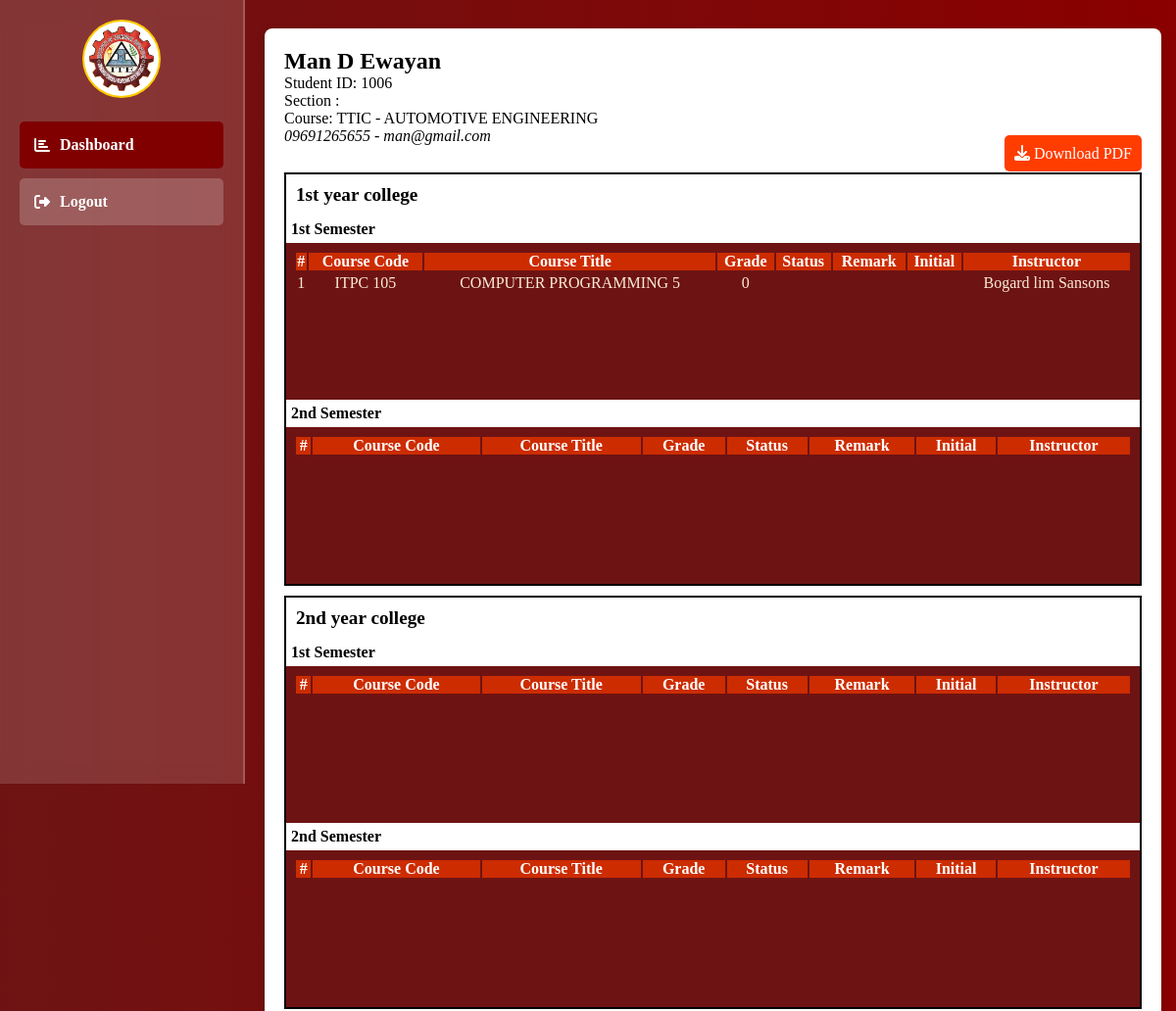
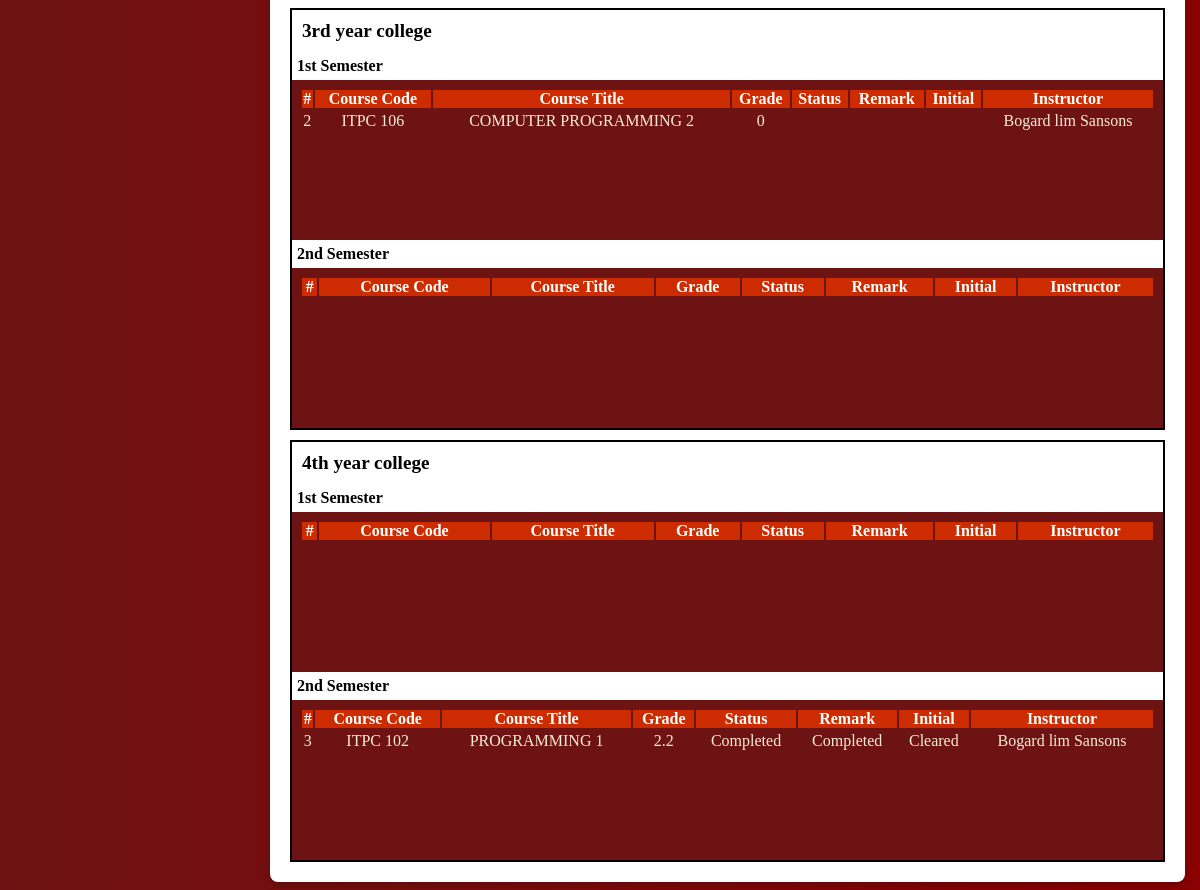
The page /student (signed in) on the database as committed earlier (2 pictures, top to bottom).
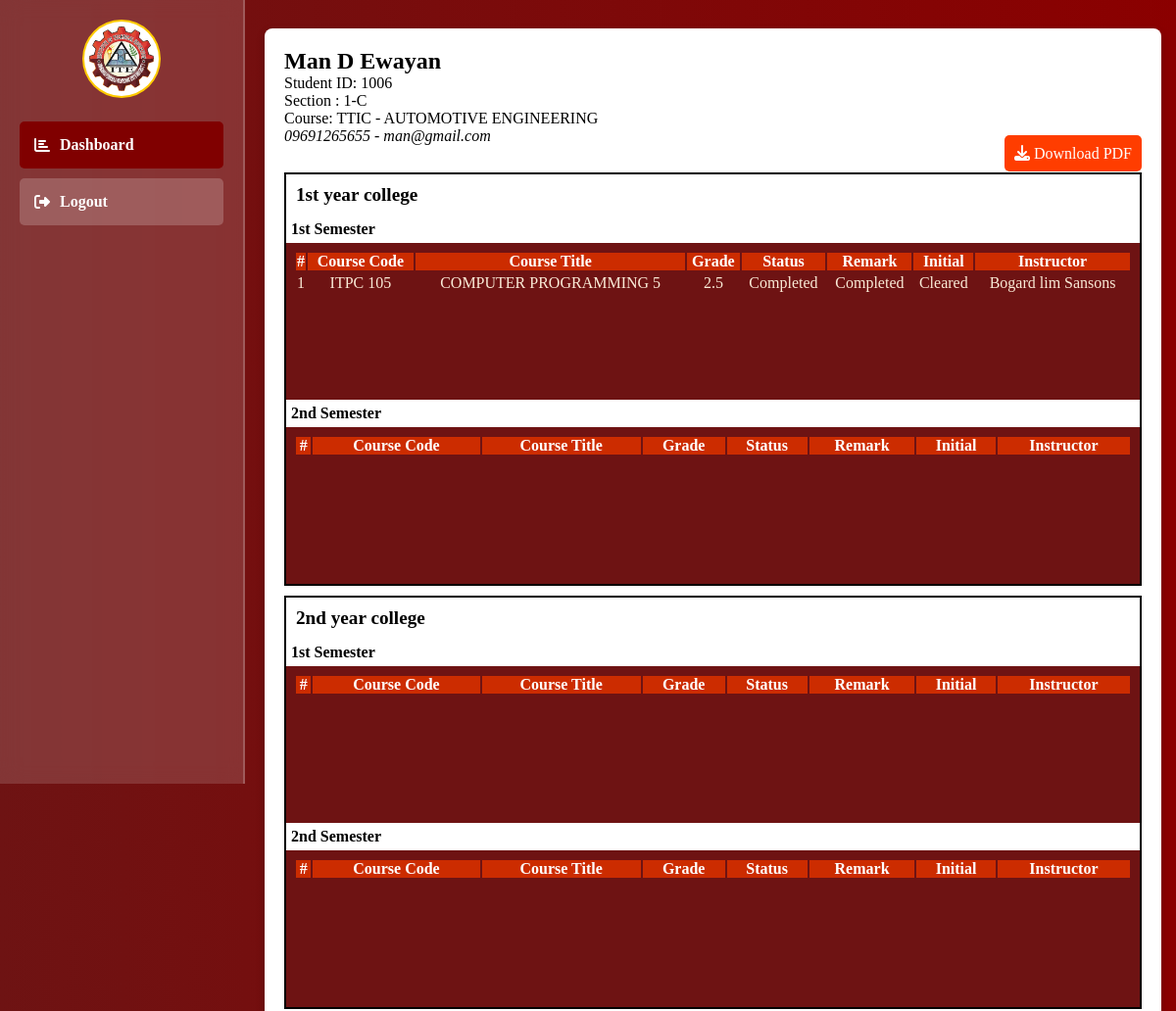
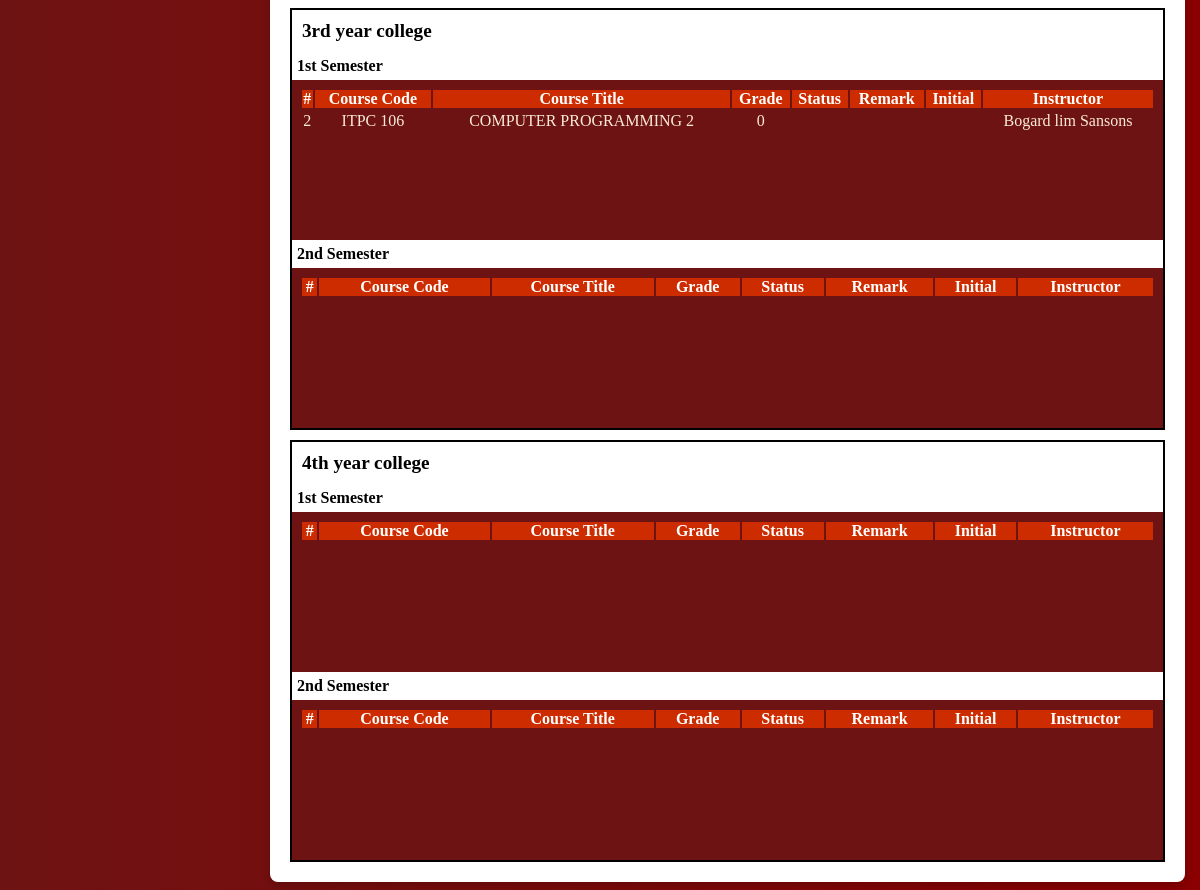
The same page on the database as committed later (2 pictures, top to bottom).
### tables this page shows
CREATE TABLE `students` (
  `id` int(11) NOT NULL,
  `student_code` varchar(100) DEFAULT NULL,
  `fname` varchar(100) NOT NULL,
  `mname` varchar(100) NOT NULL,
  `lname` varchar(100) NOT NULL,
  `profile` varchar(255) NOT NULL,
  `school_year` varchar(100) NOT NULL,
  `program` varchar(100) NOT NULL,
  `course` varchar(100) NOT NULL,
  `levels` int(10) NOT NULL,
  `section_id` int(11) DEFAULT NULL,
  `contact` varchar(20) NOT NULL,
  `email` varchar(100) NOT NULL,
  `verify` varchar(50) NOT NULL
);

CREATE TABLE `student_with_subjects` (
  `id` int(11) NOT NULL,
  `student_id` int(11) NOT NULL,
  `teacher_id` int(100) NOT NULL,
  `semester` int(11) NOT NULL,
  `program_id` varchar(10) NOT NULL,
  `school_year` varchar(100) NOT NULL,
  `subject_code` varchar(100) NOT NULL,
  `subject_name` varchar(100) NOT NULL,
  `college_level` varchar(100) NOT NULL,
  `teacher_name` varchar(100) NOT NULL,
  `grade` double NOT NULL,
  `status` varchar(100) NOT NULL,
  `remark` varchar(100) NOT NULL,
  `final` varchar(100) NOT NULL,
  `created_at` datetime NOT NULL DEFAULT current_timestamp()
);

CREATE TABLE `sections` (
  `id` int(11) NOT NULL,
  `section_name` varchar(50) NOT NULL,
  `created_at` datetime NOT NULL DEFAULT current_timestamp(),
  `admin_id` int(11) DEFAULT NULL,
  `teacher_id` int(11) DEFAULT NULL
);

### student/student_function.php (called while the page is built, shortened)
<?php
include "../db_connect.php";
function getMyId($id)
{
    global $pdo;
    $id = intval($id);
    try {
        $sql = "SELECT *,
        CONCAT(lname, ' ', mname, ' ',fname) AS student_name
        FROM students WHERE id = ?";
        $stmt = $pdo->prepare($sql);
        $stmt->execute([$id]);
        return $stmt->fetch();
    } catch (PDOException $e) {
        echo 'Error: ' . $e->getMessage();
        return [];
    }
}
function getSubject3($id)
{
    global $pdo;
    $sql = "SELECT * FROM student_with_subjects WHERE student_id = ?";
    try {
        $stmt = $pdo->prepare($sql);
        $stmt->execute([$id]);
        return $stmt->fetchAll();
    } catch (PDOException $e) {
        echo 'Error: ' . $e->getMessage();
        return [];
    }
}
function GetSectionByIdadmin($section_id)
{
    global $pdo;
    try {
        $stmt = $pdo->prepare("
        SELECT * FROM sections
        WHERE id = ? ORDER BY id
        ");
        $stmt->execute([$section_id]);
        return $stmt->fetch();
    } catch (PDOException $e) {
        return [];
    }
}
function getTeacherById($id)
{
    global $pdo;
    try {
        $stmt = $pdo->prepare(" SELECT id, CONCAT(lname, ' ',mname, ' ',fname) AS teacher_name FROM teachers WHERE id = ? ");
        $stmt->execute([$id]);
        return $stmt->fetch(PDO::FETCH_ASSOC);
    } catch (PDOException $e) {
        error_log("Database Error: " . $e->getMessage());
        return [];
    }
}
?>

### student/index.php (the view, shortened to what the rows shown need)
<?php
include "../db_connect.php";
include "./student_function.php";
$student_id = $_SESSION['student_id'];
?>
<!DOCTYPE html>
<html lang="en">
<head>
    <link rel="stylesheet" href="https://cdnjs.cloudflare.com/ajax/libs/font-awesome/6.2.0/css/all.css">
</head>
<body>
    <div class="content">
        <div class="dashboard-container">
            <?php $student = getMyId($student_id) ?>
            <?php if ($student) { ?>
                <div class="modal">
                    <div class="modal-content">
                        <h2 id="programTitle"><?php echo htmlspecialchars($student['student_name']) ?></h2>
                        <span id=" sy">Student ID: <?php echo $student['student_code']; ?></span><br>
                        <?php $section = GetSectionByIdadmin($student['section_id']); ?>
                        <span>Section : <?php echo $section['section_name']; ?></span><br>
                        <span id="course">Course: <?php echo $student['program']; ?> -
                            <?php echo $student['course']; ?></span><br>
                        <span id="course"><i><?php echo $student['contact']; ?> -
                                <?php echo $student['email']; ?></i></span>
                    <?php } ?>
                    <div style="text-align: end; ">
                        <a href="download_pdf.php" class="btn"
                            style="background-color: #ff3d00; color: white; padding: 10px; border-radius: 5px; text-decoration: none;">
                        </a>
                    </div>
                    <div class="line-box">
                        <h2 class="year_level">1st year college</h2>
                        <p class="semester">1st Semester</p>
                        <div class="table_content" style="text-align:center;">
                            <table>
                                <tr>
                                    <th>#</th>
                                    <th>Course Code</th>
                                    <th>Course Title</th>
                                    <th>Grade</th>
                                    <th>Status</th>
                                    <th>Remark</th>
                                    <th>Initial</th>
                                    <th>Instructor</th>
                                </tr>
                                <tbody id="subjectList1">
                                    <tr class="programRow">
                                        <?php $subject = getSubject3($student_id) ?>
                                        <?php foreach ($subject as $index => $row) { ?>
                                            <?php if ($row['semester'] == '1' && $row['college_level'] == '1') { ?>
                                            <tr>
                                                <td><?php echo $index + 1; ?></td>
                                                <td><?php echo $row['subject_code']; ?></td>
                                                <td><?php echo $row['subject_name']; ?></td>
                                                <td><?php echo $row['grade']; ?></td>
                                                <td><?php echo $row['status']; ?></td>
                                                <td><?php echo $row['remark']; ?></td>
                                                <td><?php echo $row['final']; ?></td>
                                                <?php $teacher = getTeacherById($row['teacher_id']); ?>
                                                <td><?php echo $teacher['teacher_name']; ?></td>
                                            </tr>
                                        <?php }
                                        } ?>
                                    </tr>
                                </tbody>
                            </table>
                        </div>
                        <p class="semester">2nd Semester</p>
                        <div class="table_content" style="text-align:center;">
                            <table>
                                <tr>
                                    <th>#</th>
                                    <th>Course Code</th>
                                    <th>Course Title</th>
                                    <th>Grade</th>
                                    <th>Status</th>
                                    <th>Remark</th>
                                    <th>Initial</th>
                                    <th>Instructor</th>
                                </tr>
                            </table>
                        </div>
                    </div>
                    <div class="line-box">
                        <h2 class="year_level">2nd year college</h2>
                        <p class="semester">1st Semester</p>
                        <div class="table_content" style="text-align:center;">
                            <table>
                                <tr>
                                    <th>#</th>
                                    <th>Course Code</th>
                                    <th>Course Title</th>
                                    <th>Grade</th>
                                    <th>Status</th>
                                    <th>Remark</th>
                                    <th>Initial</th>
                                    <th>Instructor</th>
                                </tr>
                            </table>
                        </div>
                        <p class="semester">2nd Semester</p>
                        <div class="table_content" style="text-align:center;">
                            <table>
                                <tr>
                                    <th>#</th>
                                    <th>Course Code</th>
                                    <th>Course Title</th>
                                    <th>Grade</th>
                                    <th>Status</th>
                                    <th>Remark</th>
                                    <th>Initial</th>
                                    <th>Instructor</th>
                                </tr>
                            </table>
                        </div>
                    </div>
                    <div class="line-box">
                        <h2 class="year_level">3rd year college</h2>
                        <p class="semester">1st Semester</p>
                        <div class="table_content" style="text-align:center;">
                            <table>
                                <tr>
                                    <th>#</th>
                                    <th>Course Code</th>
                                    <th>Course Title</th>
                                    <th>Grade</th>
                                    <th>Status</th>
                                    <th>Remark</th>
                                    <th>Initial</th>
                                    <th>Instructor</th>
                                </tr>
                                <tbody id="subjectList1">
                                    <tr class="programRow">
                                        <?php $subject = getSubject3($student_id) ?>
                                        <?php foreach ($subject as $index => $row) { ?>
                                            <?php if ($row['semester'] == 1 && $row['college_level'] == 3) { ?>
                                            <tr>
                                                <td><?php echo $index + 1; ?></td>
                                                <td><?php echo $row['subject_code']; ?></td>
                                                <td><?php echo $row['subject_name']; ?></td>
                                                <td><?php echo $row['grade']; ?></td>
                                                <td><?php echo $row['status']; ?></td>
                                                <td><?php echo $row['remark']; ?></td>
                                                <td><?php echo $row['final']; ?></td>
                                                <?php $teacher = getTeacherById($row['teacher_id']); ?>
                                                <td><?php echo $teacher['teacher_name']; ?></td>
                                            </tr>
                                        <?php }
                                        } ?>
                                    </tr>
                                </tbody>
                            </table>
                        </div>
                        <p class="semester">2nd Semester</p>
                        <div class="table_content" style="text-align:center;">
                            <table>
                                <tr>
                                    <th>#</th>
                                    <th>Course Code</th>
                                    <th>Course Title</th>
                                    <th>Grade</th>
                                    <th>Status</th>
                                    <th>Remark</th>
                                    <th>Initial</th>
                                    <th>Instructor</th>
                                </tr>
                            </table>
                        </div>
                    </div>
                    <div class="line-box">
                        <h2 class="year_level">4th year college</h2>
                        <p class="semester">1st Semester</p>
                        <div class="table_content" style="text-align:center;">
                            <table>
                                <tr>
                                    <th>#</th>
                                    <th>Course Code</th>
                                    <th>Course Title</th>
                                    <th>Grade</th>
                                    <th>Status</th>
                                    <th>Remark</th>
                                    <th>Initial</th>
                                    <th>Instructor</th>
                                </tr>
                            </table>
                        </div>
                        <p class="semester">2nd Semester</p>
                        <div class="table_content" style="text-align:center;">
                            <table>
                                <tr>
                                    <th>#</th>
                                    <th>Course Code</th>
                                    <th>Course Title</th>
                                    <th>Grade</th>
                                    <th>Status</th>
                                    <th>Remark</th>
                                    <th>Initial</th>
                                    <th>Instructor</th>
                                </tr>
                                <tbody id="subjectList2">
                                    <tr class="programRow">
                                        <?php $subject = getSubject3($student_id) ?>
                                        <?php foreach ($subject as $index => $row) { ?>
                                            <?php if ($row['semester'] == 2 && $row['college_level'] == 4) { ?>
                                            <tr>
                                                <td><?php echo $index + 1; ?></td>
                                                <td><?php echo $row['subject_code']; ?></td>
                                                <td><?php echo $row['subject_name']; ?></td>
                                                <td><?php echo $row['grade']; ?></td>
                                                <td><?php echo $row['status']; ?></td>
                                                <td><?php echo $row['remark']; ?></td>
                                                <td><?php echo $row['final']; ?></td>
                                                <?php $teacher = getTeacherById($row['teacher_id']); ?>
                                                <td><?php echo $teacher['teacher_name']; ?></td>
                                            </tr>
                                        <?php }
                                        } ?>
                                    </tr>
                                </tbody>
                            </table>
                        </div>
                    </div>
                </div>
            </div>
</body>
</html>

Rows that differ between the two databases and show on the page:
removed student_with_subjects: subject_code "ITPC 102", subject_name "PROGRAMMING 1", grade "2.2", status "Completed", remark "Completed", final "Cleared", teacher_name "Bogard lim Sansons", shown under "4th year college"
now on this page (row unchanged): sections: section_name "1-C"
changed student_with_subjects "ITPC 105": grade "0" → "2.5"; status (not shown) → "Completed"; remark (not shown) → "Completed"; final (not shown) → "Cleared"
